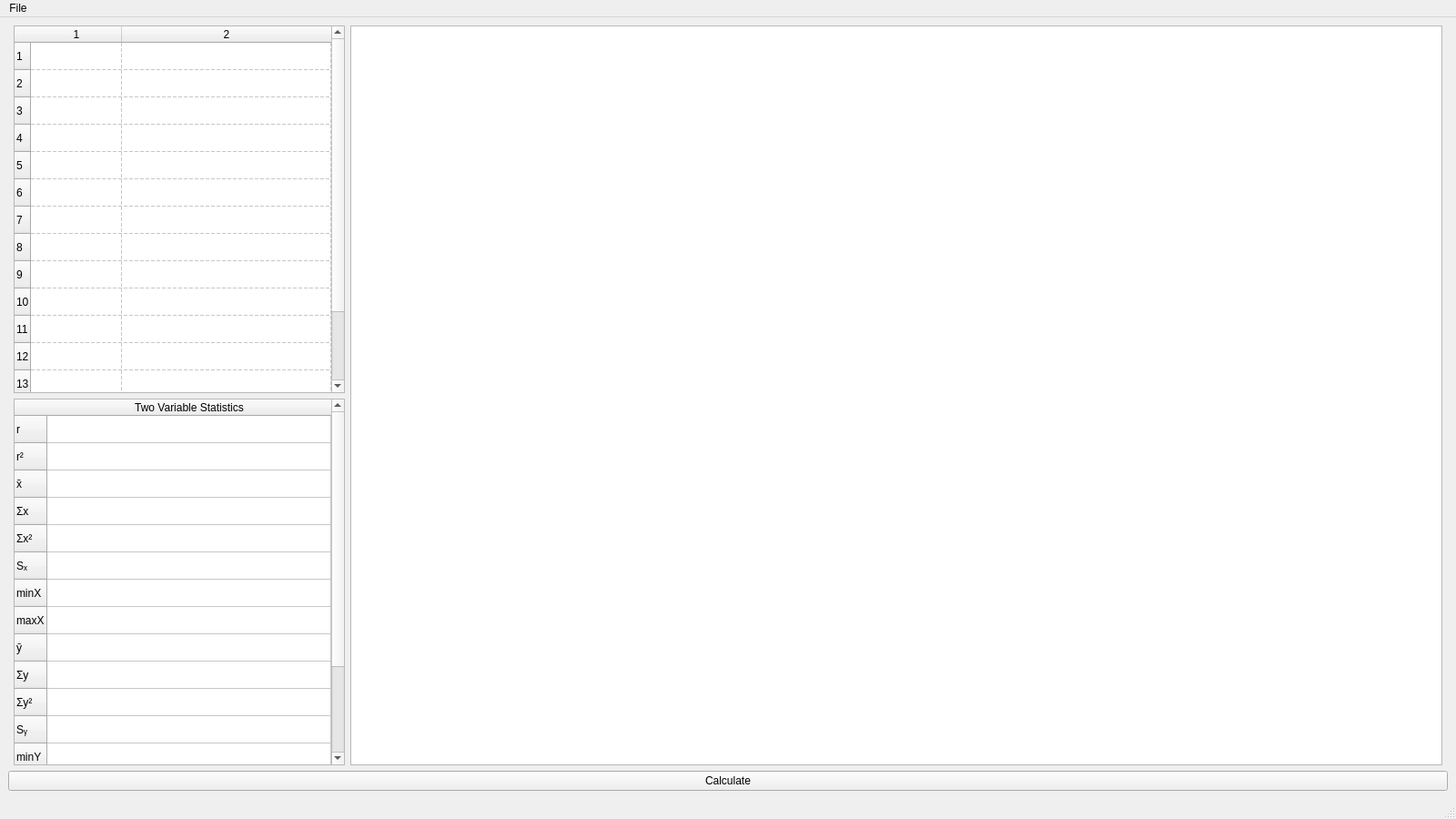
<?xml version="1.0" encoding="UTF-8"?>
<ui version="4.0">
 <class>LSRL_Design</class>
 <widget class="QMainWindow" name="LSRL_Design">
  <property name="geometry">
   <rect>
    <x>0</x>
    <y>0</y>
    <width>1600</width>
    <height>900</height>
   </rect>
  </property>
  <property name="sizePolicy">
   <sizepolicy hsizetype="Fixed" vsizetype="Fixed">
    <horstretch>0</horstretch>
    <verstretch>0</verstretch>
   </sizepolicy>
  </property>
  <property name="minimumSize">
   <size>
    <width>1600</width>
    <height>900</height>
   </size>
  </property>
  <property name="windowTitle">
   <string>LSRL</string>
  </property>
  <property name="tabShape">
   <enum>QTabWidget::TabShape::Rounded</enum>
  </property>
  <widget class="QWidget" name="centralwidget">
   <widget class="QWidget" name="gridLayoutWidget">
    <property name="geometry">
     <rect>
      <x>9</x>
      <y>9</y>
      <width>1582</width>
      <height>841</height>
     </rect>
    </property>
    <layout class="QGridLayout" name="gridLayout">
     <item row="1" column="0" colspan="4">
      <widget class="QPushButton" name="calculate">
       <property name="text">
        <string>Calculate</string>
       </property>
      </widget>
     </item>
     <item row="0" column="1">
      <layout class="QVBoxLayout" name="verticalLayout">
       <item>
        <widget class="QTableWidget" name="table">
         <property name="gridStyle">
          <enum>Qt::PenStyle::DashLine</enum>
         </property>
         <property name="sortingEnabled">
          <bool>true</bool>
         </property>
         <property name="rowCount">
          <number>15</number>
         </property>
         <property name="columnCount">
          <number>2</number>
         </property>
         <attribute name="horizontalHeaderCascadingSectionResizes">
          <bool>false</bool>
         </attribute>
         <attribute name="horizontalHeaderStretchLastSection">
          <bool>true</bool>
         </attribute>
         <attribute name="verticalHeaderStretchLastSection">
          <bool>false</bool>
         </attribute>
         <row/>
         <row/>
         <row/>
         <row/>
         <row/>
         <row/>
         <row/>
         <row/>
         <row/>
         <row/>
         <row/>
         <row/>
         <row/>
         <row/>
         <row/>
         <column/>
         <column/>
        </widget>
       </item>
       <item>
        <widget class="QTableWidget" name="stats">
         <attribute name="horizontalHeaderStretchLastSection">
          <bool>true</bool>
         </attribute>
         <row>
          <property name="text">
           <string>r</string>
          </property>
         </row>
         <row>
          <property name="text">
           <string>r²</string>
          </property>
         </row>
         <row>
          <property name="text">
           <string>x̄</string>
          </property>
         </row>
         <row>
          <property name="text">
           <string>Σx</string>
          </property>
         </row>
         <row>
          <property name="text">
           <string>Σx²</string>
          </property>
         </row>
         <row>
          <property name="text">
           <string>Sₓ</string>
          </property>
         </row>
         <row>
          <property name="text">
           <string>minX</string>
          </property>
         </row>
         <row>
          <property name="text">
           <string>maxX</string>
          </property>
         </row>
         <row>
          <property name="text">
           <string>ȳ</string>
          </property>
         </row>
         <row>
          <property name="text">
           <string>Σy</string>
          </property>
         </row>
         <row>
          <property name="text">
           <string>Σy²</string>
          </property>
         </row>
         <row>
          <property name="text">
           <string>Sᵧ</string>
          </property>
         </row>
         <row>
          <property name="text">
           <string>minY</string>
          </property>
         </row>
         <row>
          <property name="text">
           <string>maxY</string>
          </property>
         </row>
         <row>
          <property name="text">
           <string>Σxy</string>
          </property>
         </row>
         <row>
          <property name="text">
           <string>n</string>
          </property>
         </row>
         <column>
          <property name="text">
           <string>Two Variable Statistics</string>
          </property>
         </column>
        </widget>
       </item>
      </layout>
     </item>
     <item row="0" column="2">
      <widget class="QCustomPlot" name="graph">
       <property name="minimumSize">
        <size>
         <width>1200</width>
         <height>0</height>
        </size>
       </property>
      </widget>
     </item>
    </layout>
   </widget>
  </widget>
  <widget class="QMenuBar" name="menubar">
   <property name="geometry">
    <rect>
     <x>0</x>
     <y>0</y>
     <width>1600</width>
     <height>24</height>
    </rect>
   </property>
   <widget class="QMenu" name="menuFile">
    <property name="title">
     <string>File</string>
    </property>
    <addaction name="actionOpen"/>
    <addaction name="actionSave"/>
   </widget>
   <addaction name="menuFile"/>
  </widget>
  <widget class="QStatusBar" name="statusbar"/>
  <action name="actionOpen">
   <property name="text">
    <string>Open</string>
   </property>
  </action>
  <action name="actionSave">
   <property name="text">
    <string>Save</string>
   </property>
  </action>
 </widget>
 <customwidgets>
  <customwidget>
   <class>QCustomPlot</class>
   <extends>QGraphicsView</extends>
   <header location="global">qcustomplot</header>
  </customwidget>
 </customwidgets>
 <resources/>
 <connections/>
</ui>
